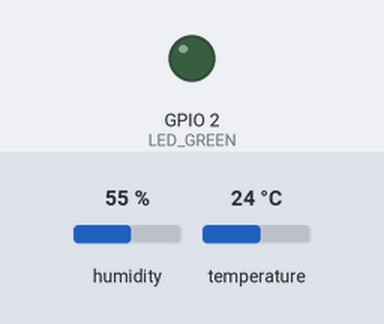
This program was run on a simulated ESP32. Parts: output pins drawn as LEDs (lit = HIGH). The inputs (shaded band) are chosen by the test bench; at power-on: humidity 55 %, temperature 24 °C. WiFi joins after 1.5 s; servers stay silent unless stated; EEPROM starts erased; what the program prints to the serial monitor is not drawn.

Above: at 1.7 s.
At 3.0 s:
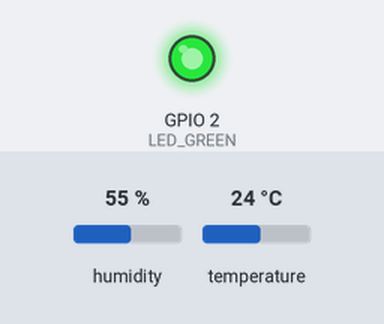
Timing chart, 0 to 6.7 s (numbered marks = the images above):
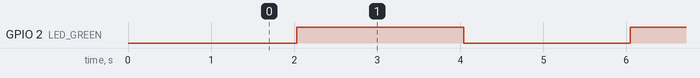

The program:

main.cpp
```cpp
#include <Arduino.h>
#include <WiFi.h>
#include "DHT.h"
#include <esp_task_wdt.h>

// ========== 硬件配置 ==========
#define DHTPIN 4
#define DHTTYPE DHT11
DHT dht(DHTPIN, DHTTYPE);

// 仅保留绿灯（ESP32 板载 LED 通常为 GPIO2，高电平亮）
#define LED_GREEN 2

// ========== WiFi 配置 ==========
const char *ssid = "Thalia";        // 你的 WiFi 名称
const char *password = "ssjw12138"; // 你的 WiFi 密码

// ========== Modbus TCP 配置 ==========
WiFiServer modbusServer(502);
WiFiClient client;
uint16_t holdingRegisters[2] = {0, 0}; // 温度*10, 湿度*10

// ========== EEPROM 配置 ==========
#include <EEPROM.h>
#define EEPROM_SIZE 64
#define EEPROM_ADDR_TEMP 0
#define EEPROM_ADDR_HUM 2
#define EEPROM_ADDR_CRC 4

// CRC16 函数（用于校验 EEPROM 数据）
uint16_t crc16(const uint8_t *data, size_t len)
{
    uint16_t crc = 0xFFFF;
    for (size_t i = 0; i < len; i++)
    {
        crc ^= data[i];
        for (int j = 0; j < 8; j++)
        {
            if (crc & 1)
                crc = (crc >> 1) ^ 0xA001;
            else
                crc >>= 1;
        }
    }
    return crc;
}

// 保存寄存器值到 EEPROM（带 CRC）
void saveToEEPROM()
{
    uint16_t temp = holdingRegisters[0];
    uint16_t hum = holdingRegisters[1];
    EEPROM.put(EEPROM_ADDR_TEMP, temp);
    EEPROM.put(EEPROM_ADDR_HUM, hum);
    uint16_t crc = crc16((uint8_t *)&temp, sizeof(temp)) ^ crc16((uint8_t *)&hum, sizeof(hum));
    EEPROM.put(EEPROM_ADDR_CRC, crc);
    EEPROM.commit();
    Serial.println("EEPROM 已保存");
}

// 从 EEPROM 恢复寄存器值（检查 CRC）
void loadFromEEPROM()
{
    uint16_t temp, hum, storedCrc;
    EEPROM.get(EEPROM_ADDR_TEMP, temp);
    EEPROM.get(EEPROM_ADDR_HUM, hum);
    EEPROM.get(EEPROM_ADDR_CRC, storedCrc);
    uint16_t calcCrc = crc16((uint8_t *)&temp, sizeof(temp)) ^ crc16((uint8_t *)&hum, sizeof(hum));
    if (storedCrc == calcCrc && calcCrc != 0)
    {
        holdingRegisters[0] = temp;
        holdingRegisters[1] = hum;
        Serial.printf("EEPROM 恢复: 温度=%d, 湿度=%d\n", temp, hum);
    }
    else
    {
        Serial.println("EEPROM 数据无效，使用默认值");
        holdingRegisters[0] = 250; // 25.0°C
        holdingRegisters[1] = 600; // 60.0%
    }
}

// ========== 环形缓冲区（存储最近 N 条传感器数据）==========
#define RING_BUFFER_SIZE 10
struct SensorRecord
{
    uint16_t temp;
    uint16_t hum;
    uint32_t timestamp;
};
SensorRecord ringBuffer[RING_BUFFER_SIZE];
int ringHead = 0;
int ringCount = 0;

void addToRingBuffer(uint16_t temp, uint16_t hum)
{
    ringBuffer[ringHead].temp = temp;
    ringBuffer[ringHead].hum = hum;
    ringBuffer[ringHead].timestamp = millis();
    ringHead = (ringHead + 1) % RING_BUFFER_SIZE;
    if (ringCount < RING_BUFFER_SIZE)
        ringCount++;
}

// ========== 更新传感器数据 ==========
void updateSensorData()
{
    static unsigned long lastRead = 0;
    if (millis() - lastRead < 2000)
        return;
    lastRead = millis();

    float temp = dht.readTemperature();
    float hum = dht.readHumidity();
    if (!isnan(temp) && !isnan(hum))
    {
        uint16_t newTemp = (uint16_t)(temp * 10);
        uint16_t newHum = (uint16_t)(hum * 10);
        holdingRegisters[0] = newTemp;
        holdingRegisters[1] = newHum;
        addToRingBuffer(newTemp, newHum);
        Serial.printf("温度: %.1f℃ (reg=%d)  湿度: %.1f%% (reg=%d)\n", temp, newTemp, hum, newHum);
    }
    else
    {
        Serial.println("DHT11 读取失败");
    }
}

// ========== WiFi 断线重连（指数退避）==========
void checkWiFi()
{
    static uint8_t retryCount = 0;
    if (WiFi.status() != WL_CONNECTED)
    {
        Serial.println("WiFi 断开，尝试重连...");
        WiFi.disconnect();
        WiFi.begin(ssid, password);
        int delayMs = 500 * (1 << retryCount);
        if (delayMs > 10000)
            delayMs = 10000;
        delay(delayMs);
        retryCount++;
        if (retryCount > 5)
            retryCount = 5;
    }
    else
    {
        retryCount = 0;
    }
}

// ========== 看门狗配置（30 秒）==========
void setupWatchdog()
{
    esp_task_wdt_init(30, true);
    esp_task_wdt_add(NULL);
}

void feedWatchdog()
{
    esp_task_wdt_reset();
}

// ========== 简单 LED 指示（绿灯闪烁表示运行正常）==========
void updateLED()
{
    static unsigned long lastToggle = 0;
    // 每 2 秒闪烁一次，表示系统运行中
    if (millis() - lastToggle >= 2000)
    {
        lastToggle = millis();
        digitalWrite(LED_GREEN, !digitalRead(LED_GREEN));
    }
}

// ========== Modbus TCP 处理函数 ==========
void sendModbusResponse(uint8_t *response, int len)
{
    if (client.connected())
    {
        client.write(response, len);
        client.flush();
    }
}

void handleModbusRequest(uint8_t *request, int len)
{
    if (len < 9)
        return;
    uint16_t transactionId = (request[0] << 8) | request[1];
    uint16_t protocolId = (request[2] << 8) | request[3];
    uint8_t unitId = request[6];
    if (protocolId != 0)
        return;
    uint8_t functionCode = request[7];
    if (functionCode == 0x03)
    {
        if (len < 11)
            return;
        uint16_t startAddr = (request[8] << 8) | request[9];
        uint16_t quantity = (request[10] << 8) | request[11];
        if (quantity < 1 || quantity > 2)
        {
            uint8_t exceptionRsp[9] = {
                (uint8_t)(transactionId >> 8), (uint8_t)(transactionId & 0xFF),
                (uint8_t)(protocolId >> 8), (uint8_t)(protocolId & 0xFF),
                0x00, 0x03, unitId,
                (uint8_t)(functionCode | 0x80), 0x03};
            sendModbusResponse(exceptionRsp, 9);
            return;
        }
        if (startAddr + quantity > 2)
        {
            uint8_t exceptionRsp[9] = {
                (uint8_t)(transactionId >> 8), (uint8_t)(transactionId & 0xFF),
                (uint8_t)(protocolId >> 8), (uint8_t)(protocolId & 0xFF),
                0x00, 0x03, unitId,
                (uint8_t)(functionCode | 0x80), 0x02};
            sendModbusResponse(exceptionRsp, 9);
            return;
        }
        int byteCount = quantity * 2;
        uint8_t response[9 + byteCount];
        response[0] = transactionId >> 8;
        response[1] = transactionId & 0xFF;
        response[2] = protocolId >> 8;
        response[3] = protocolId & 0xFF;
        response[4] = (byteCount + 3) >> 8;
        response[5] = (byteCount + 3) & 0xFF;
        response[6] = unitId;
        response[7] = functionCode;
        response[8] = byteCount;
        for (int i = 0; i < quantity; i++)
        {
            uint16_t val = holdingRegisters[startAddr + i];
            response[9 + i * 2] = val >> 8;
            response[9 + i * 2 + 1] = val & 0xFF;
        }
        sendModbusResponse(response, 9 + byteCount);
    }
    else
    {
        uint8_t exceptionRsp[9] = {
            (uint8_t)(transactionId >> 8), (uint8_t)(transactionId & 0xFF),
            (uint8_t)(protocolId >> 8), (uint8_t)(protocolId & 0xFF),
            0x00, 0x03, unitId,
            (uint8_t)(functionCode | 0x80), 0x01};
        sendModbusResponse(exceptionRsp, 9);
    }
}

// ========== setup ==========
void setup()
{
    Serial.begin(115200);
    Serial.println("启动 ESP32 工业级从站（可靠性增强版）");

    // 初始化 LED
    pinMode(LED_GREEN, OUTPUT);
    digitalWrite(LED_GREEN, LOW);

    // 初始化 EEPROM
    EEPROM.begin(EEPROM_SIZE);
    loadFromEEPROM();

    // 初始化 DHT11
    dht.begin();

    // 连接 WiFi
    WiFi.mode(WIFI_STA);
    WiFi.begin(ssid, password);
    Serial.print("连接 WiFi");
    while (WiFi.status() != WL_CONNECTED)
    {
        delay(500);
        Serial.print(".");
    }
    Serial.println("\nWiFi 已连接，IP: " + WiFi.localIP().toString());

    // 启动 Modbus 服务器
    modbusServer.begin();
    Serial.println("Modbus TCP 服务器启动，端口 502");

    // 启动看门狗
    setupWatchdog();
    Serial.println("看门狗已启用（30秒）");
}

// ========== loop ==========
void loop()
{
    feedWatchdog();

    updateSensorData(); // 每2秒更新
    checkWiFi();        // 检测并重连
    updateLED();        // 绿灯闪烁表示运行中

    // 每30秒保存一次寄存器到EEPROM
    static unsigned long lastSave = 0;
    if (millis() - lastSave >= 30000)
    {
        saveToEEPROM();
        lastSave = millis();
    }

    // Modbus 客户端管理
    if (!client.connected())
    {
        client = modbusServer.available();
        if (client.connected())
        {
            Serial.println("新 Modbus 客户端连接");
        }
    }

    if (client.connected() && client.available())
    {
        uint8_t buffer[256];
        int len = client.read(buffer, sizeof(buffer));
        if (len > 0)
        {
            handleModbusRequest(buffer, len);
        }
    }

    delay(10);
}
```

Measured:
- by itself, GPIO 2 (LED_GREEN): alternates HIGH for 2.0 s and LOW for 2.0 s
